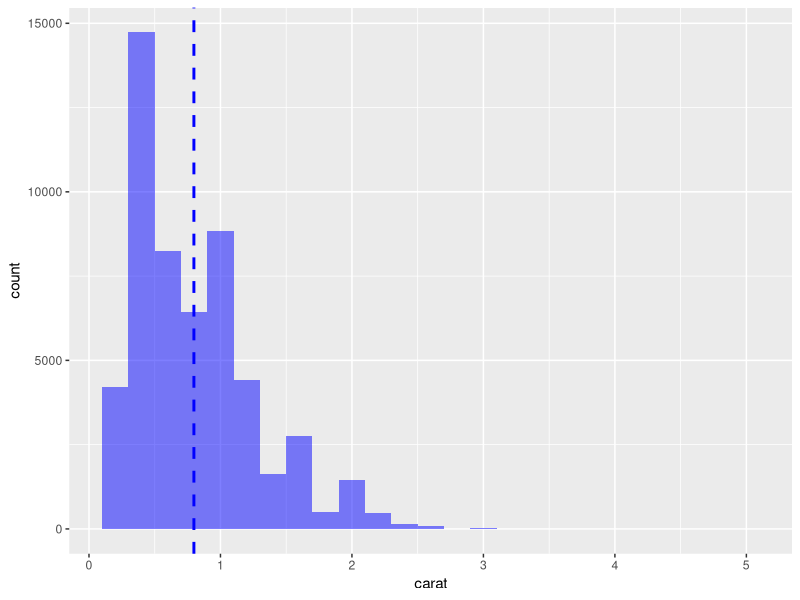
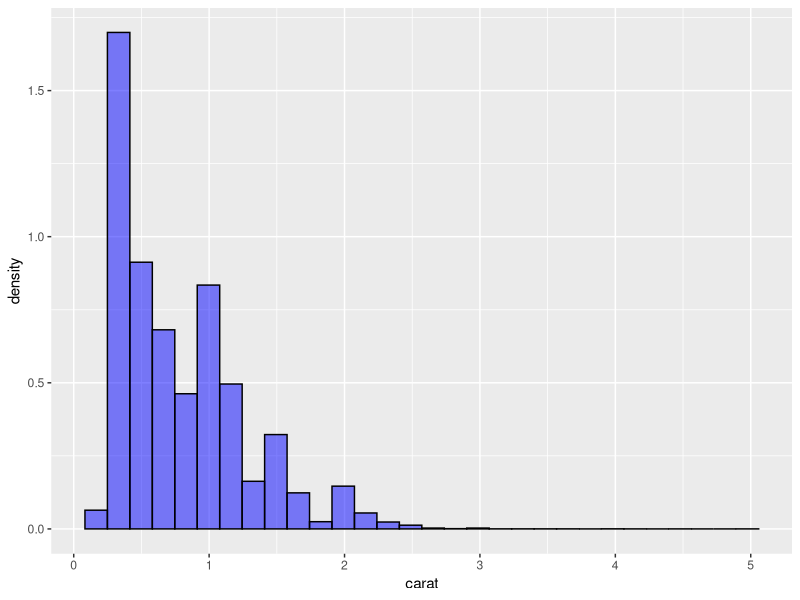
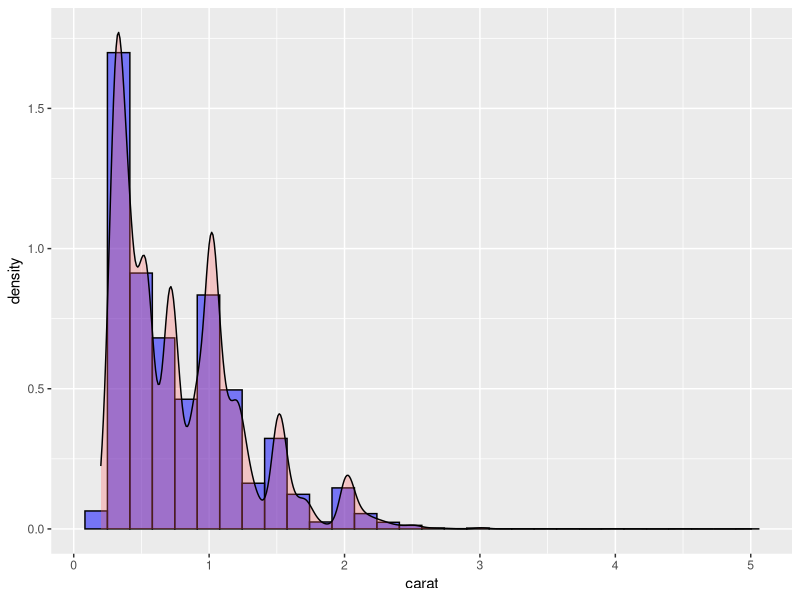
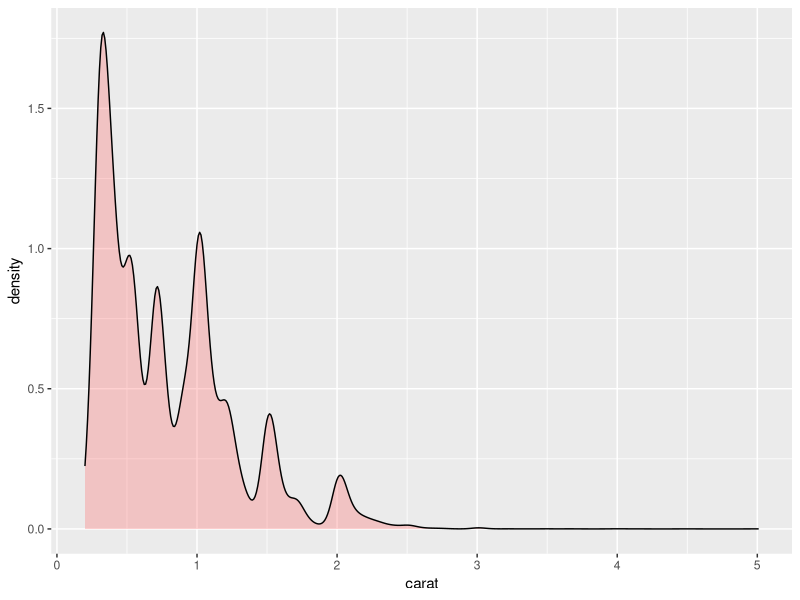
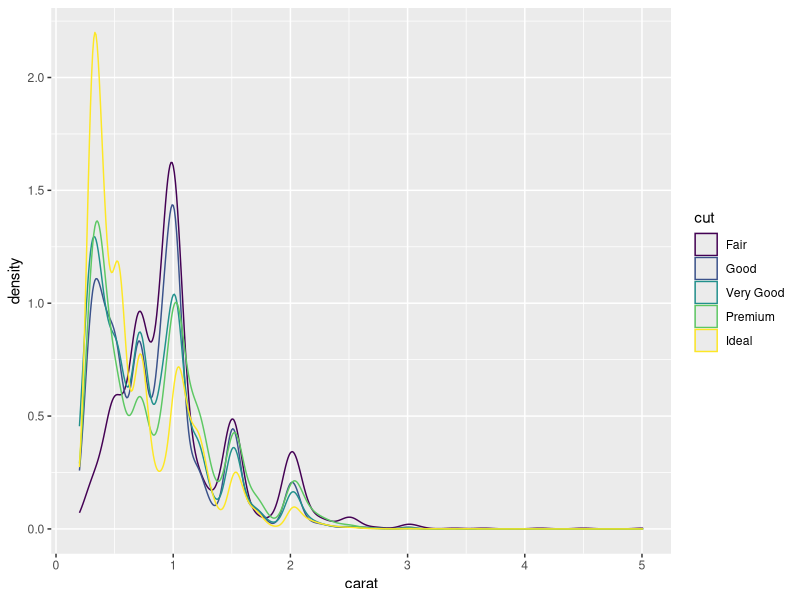
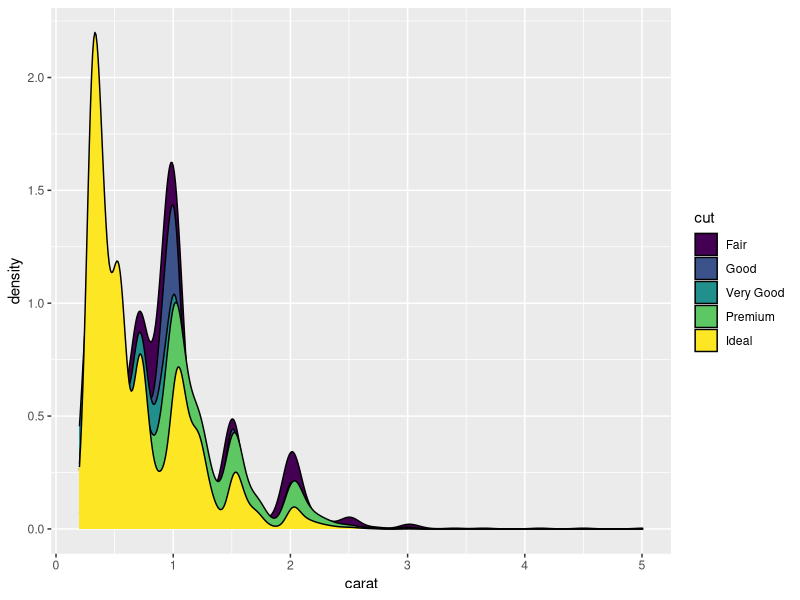

Write the R code that produced these figures, in order.
library(dslabs)
library(ggplot2)

# histogram of carat counts with mean line added to it
png(file = "DiamondsCaratHist.png")
h = ggplot(diamonds, aes(x = carat)) + geom_histogram(fill="blue", alpha=.5, binwidth = 0.2)
h + geom_vline(aes(xintercept=mean(diamonds$carat)),
            color="blue", linetype="dashed", size=1)
dev.off()

# Smooth Density Estimation over histogram
png(file = "SmoothDensityWHistogram.png")
hs = ggplot(diamonds, aes(x = carat))
hs = hs + geom_histogram(aes(y=..density..), color="black", fill="blue", alpha = .5)
hs
hs + geom_density(adjust = 1, alpha=.3, fill="#FF6666")
dev.off()

# Smooth Density Curve
png(file = "SmoothDensity.png")
s = ggplot(diamonds, aes(x = carat))
s + geom_density(adjust = 1, alpha=.3, fill="#FF6666")
dev.off()

# overlaying different groups1
png(file = "SmoothDensity1.png")
s1 = ggplot(diamonds, aes(carat, color = cut))
s1 + geom_density(adjust = 1, alpha= .3)
dev.off()

# overlaying different groups2
png(file = "SmoothDensity2.png")
s1 = ggplot(diamonds, aes(carat, fill = cut))
s1 + geom_density(adjust = 1, alpha= 1)
dev.off()
